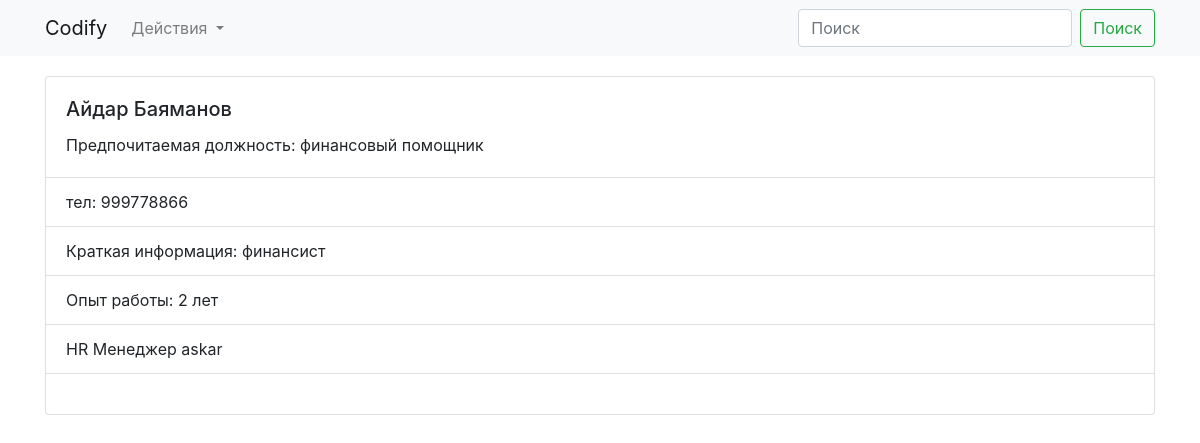
The page /employee/2 on the database its author committed.
### app/models.py (models this page shows, shortened)
class Employee(db.Model):
    id = db.Column(db.Integer, primary_key=True)
    fullname = db.Column(db.String(50), nullable=False)
    phone = db.Column(db.String(50), nullable=False)
    short_info = db.Column(db.String(100), nullable=False)
    experience = db.Column(db.Integer, nullable=False)
    preferred_position = db.Column(db.String(50), nullable=False)
    user_id = db.Column(db.Integer, db.ForeignKey('user.id'))
    user = db.relationship('User', backref=db.backref('employees', lazy=True))

class User(UserMixin, db.Model):
    id = db.Column(db.Integer, primary_key=True)
    username = db.Column(db.String(20), unique=True, nullable=False)
    password_hash = db.Column(db.String(128), nullable=False)
    @property
    def password(self):
        return self.password_hash

### app/views.py (the view)
def employee_detail(employee_id):
    employee = models.Employee.query.get(employee_id)
    return render_template('employee_detail.html', employee=employee)

### app/templates/employee_detail.html (shortened to what this page needs)
{% extends 'base.html' %}
{% block content %}
<div class="container">
  <div class="card">
    <div class="card-body">
      <h5 class="card-title">{{ employee.fullname }}</h5>
      <p class="card-text">Предпочитаемая должность: {{ employee.preferred_position }}</p>
    </div>
    <ul class="list-group list-group-flush">
      <li class="list-group-item">тел: {{ employee.phone }}</li>
      <li class="list-group-item">Краткая информация: {{ employee.short_info }}</li>
      <li class="list-group-item">Опыт работы: {{ employee.experience }} лет</li>
      <li class="list-group-item">HR Менеджер {{ employee.user.username }}</li>
    </ul>
    <div class="card-body">
    </div>
  </div>
</div>
{% endblock content %}

### rows shown on the page
Employee: fullname "Айдар Баяманов", preferred_position "финансовый помощник", phone "999778866", short_info "финансист", experience "2"
User: user.username "askar"
